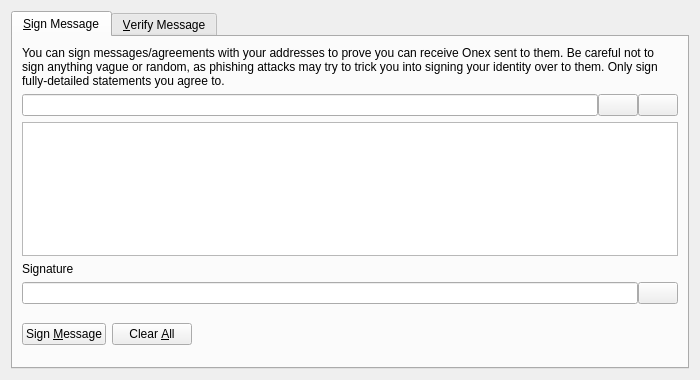
<?xml version="1.0" encoding="UTF-8"?>
<ui version="4.0">
 <class>SignVerifyMessageDialog</class>
 <widget class="QDialog" name="SignVerifyMessageDialog">
  <property name="geometry">
   <rect>
    <x>0</x>
    <y>0</y>
    <width>700</width>
    <height>380</height>
   </rect>
  </property>
  <property name="windowTitle">
   <string>Signatures - Sign / Verify a Message</string>
  </property>
  <property name="modal">
   <bool>true</bool>
  </property>
  <layout class="QVBoxLayout" name="verticalLayout">
   <item>
    <widget class="QTabWidget" name="tabWidget">
     <property name="currentIndex">
      <number>0</number>
     </property>
     <widget class="QWidget" name="tabSignMessage">
      <attribute name="title">
       <string>&amp;Sign Message</string>
      </attribute>
      <layout class="QVBoxLayout" name="verticalLayout_SM">
       <item>
        <widget class="QLabel" name="infoLabel_SM">
         <property name="text">
          <string>You can sign messages/agreements with your addresses to prove you can receive Onex sent to them. Be careful not to sign anything vague or random, as phishing attacks may try to trick you into signing your identity over to them. Only sign fully-detailed statements you agree to.</string>
         </property>
         <property name="textFormat">
          <enum>Qt::PlainText</enum>
         </property>
         <property name="wordWrap">
          <bool>true</bool>
         </property>
        </widget>
       </item>
       <item>
        <layout class="QHBoxLayout" name="horizontalLayout_1_SM">
         <property name="spacing">
          <number>0</number>
         </property>
         <item>
          <widget class="QValidatedLineEdit" name="addressIn_SM">
           <property name="toolTip">
            <string>The Onex address to sign the message with</string>
           </property>
          </widget>
         </item>
         <item>
          <widget class="QPushButton" name="addressBookButton_SM">
           <property name="toolTip">
            <string>Choose previously used address</string>
           </property>
           <property name="text">
            <string/>
           </property>
           <property name="shortcut">
            <string>Alt+A</string>
           </property>
           <property name="autoDefault">
            <bool>false</bool>
           </property>
          </widget>
         </item>
         <item>
          <widget class="QPushButton" name="pasteButton_SM">
           <property name="toolTip">
            <string>Paste address from clipboard</string>
           </property>
           <property name="text">
            <string/>
           </property>
           <property name="shortcut">
            <string>Alt+P</string>
           </property>
           <property name="autoDefault">
            <bool>false</bool>
           </property>
          </widget>
         </item>
        </layout>
       </item>
       <item>
        <widget class="QPlainTextEdit" name="messageIn_SM">
         <property name="toolTip">
          <string>Enter the message you want to sign here</string>
         </property>
        </widget>
       </item>
       <item>
        <widget class="QLabel" name="signatureLabel_SM">
         <property name="text">
          <string>Signature</string>
         </property>
         <property name="textFormat">
          <enum>Qt::PlainText</enum>
         </property>
        </widget>
       </item>
       <item>
        <layout class="QHBoxLayout" name="horizontalLayout_2_SM">
         <property name="spacing">
          <number>0</number>
         </property>
         <item>
          <widget class="QLineEdit" name="signatureOut_SM">
           <property name="font">
            <font>
             <italic>true</italic>
            </font>
           </property>
           <property name="readOnly">
            <bool>true</bool>
           </property>
          </widget>
         </item>
         <item>
          <widget class="QPushButton" name="copySignatureButton_SM">
           <property name="toolTip">
            <string>Copy the current signature to the system clipboard</string>
           </property>
           <property name="text">
            <string/>
           </property>
           <property name="autoDefault">
            <bool>false</bool>
           </property>
          </widget>
         </item>
        </layout>
       </item>
       <item>
        <layout class="QHBoxLayout" name="horizontalLayout_3_SM">
         <item>
          <widget class="QPushButton" name="signMessageButton_SM">
           <property name="toolTip">
            <string>Sign the message to prove you own this Onex address</string>
           </property>
           <property name="text">
            <string>Sign &amp;Message</string>
           </property>
           <property name="autoDefault">
            <bool>false</bool>
           </property>
          </widget>
         </item>
         <item>
          <widget class="QPushButton" name="clearButton_SM">
           <property name="toolTip">
            <string>Reset all sign message fields</string>
           </property>
           <property name="text">
            <string>Clear &amp;All</string>
           </property>
           <property name="autoDefault">
            <bool>false</bool>
           </property>
          </widget>
         </item>
         <item>
          <spacer name="horizontalSpacer_1_SM">
           <property name="orientation">
            <enum>Qt::Horizontal</enum>
           </property>
           <property name="sizeHint" stdset="0">
            <size>
             <width>40</width>
             <height>48</height>
            </size>
           </property>
          </spacer>
         </item>
         <item>
          <widget class="QLabel" name="statusLabel_SM">
           <property name="font">
            <font>
             <weight>75</weight>
             <bold>true</bold>
            </font>
           </property>
           <property name="text">
            <string/>
           </property>
           <property name="wordWrap">
            <bool>true</bool>
           </property>
          </widget>
         </item>
         <item>
          <spacer name="horizontalSpacer_2_SM">
           <property name="orientation">
            <enum>Qt::Horizontal</enum>
           </property>
           <property name="sizeHint" stdset="0">
            <size>
             <width>40</width>
             <height>48</height>
            </size>
           </property>
          </spacer>
         </item>
        </layout>
       </item>
      </layout>
     </widget>
     <widget class="QWidget" name="tabVerifyMessage">
      <attribute name="title">
       <string>&amp;Verify Message</string>
      </attribute>
      <layout class="QVBoxLayout" name="verticalLayout_VM">
       <item>
        <widget class="QLabel" name="infoLabel_VM">
         <property name="text">
          <string>Enter the receiver's address, message (ensure you copy line breaks, spaces, tabs, etc. exactly) and signature below to verify the message. Be careful not to read more into the signature than what is in the signed message itself, to avoid being tricked by a man-in-the-middle attack. Note that this only proves the signing party receives with the address, it cannot prove sendership of any transaction!</string>
         </property>
         <property name="textFormat">
          <enum>Qt::PlainText</enum>
         </property>
         <property name="alignment">
          <set>Qt::AlignLeading|Qt::AlignLeft|Qt::AlignTop</set>
         </property>
         <property name="wordWrap">
          <bool>true</bool>
         </property>
        </widget>
       </item>
       <item>
        <layout class="QHBoxLayout" name="horizontalLayout_1_VM">
         <property name="spacing">
          <number>0</number>
         </property>
         <item>
          <widget class="QValidatedLineEdit" name="addressIn_VM">
           <property name="toolTip">
            <string>The Onex address the message was signed with</string>
           </property>
          </widget>
         </item>
         <item>
          <widget class="QPushButton" name="addressBookButton_VM">
           <property name="toolTip">
            <string>Choose previously used address</string>
           </property>
           <property name="text">
            <string/>
           </property>
           <property name="shortcut">
            <string>Alt+A</string>
           </property>
           <property name="autoDefault">
            <bool>false</bool>
           </property>
          </widget>
         </item>
        </layout>
       </item>
       <item>
        <widget class="QPlainTextEdit" name="messageIn_VM"/>
       </item>
       <item>
        <widget class="QValidatedLineEdit" name="signatureIn_VM"/>
       </item>
       <item>
        <layout class="QHBoxLayout" name="horizontalLayout_2_VM">
         <item>
          <widget class="QPushButton" name="verifyMessageButton_VM">
           <property name="toolTip">
            <string>Verify the message to ensure it was signed with the specified Onex address</string>
           </property>
           <property name="text">
            <string>Verify &amp;Message</string>
           </property>
           <property name="autoDefault">
            <bool>false</bool>
           </property>
          </widget>
         </item>
         <item>
          <widget class="QPushButton" name="clearButton_VM">
           <property name="toolTip">
            <string>Reset all verify message fields</string>
           </property>
           <property name="text">
            <string>Clear &amp;All</string>
           </property>
           <property name="autoDefault">
            <bool>false</bool>
           </property>
          </widget>
         </item>
         <item>
          <spacer name="horizontalSpacer_1_VM">
           <property name="orientation">
            <enum>Qt::Horizontal</enum>
           </property>
           <property name="sizeHint" stdset="0">
            <size>
             <width>40</width>
             <height>48</height>
            </size>
           </property>
          </spacer>
         </item>
         <item>
          <widget class="QLabel" name="statusLabel_VM">
           <property name="font">
            <font>
             <weight>75</weight>
             <bold>true</bold>
            </font>
           </property>
           <property name="text">
            <string/>
           </property>
           <property name="wordWrap">
            <bool>true</bool>
           </property>
          </widget>
         </item>
         <item>
          <spacer name="horizontalSpacer_2_VM">
           <property name="orientation">
            <enum>Qt::Horizontal</enum>
           </property>
           <property name="sizeHint" stdset="0">
            <size>
             <width>40</width>
             <height>48</height>
            </size>
           </property>
          </spacer>
         </item>
        </layout>
       </item>
      </layout>
     </widget>
    </widget>
   </item>
  </layout>
 </widget>
 <customwidgets>
  <customwidget>
   <class>QValidatedLineEdit</class>
   <extends>QLineEdit</extends>
   <header>qvalidatedlineedit.h</header>
  </customwidget>
 </customwidgets>
 <resources>
  <include location="../onex.qrc"/>
 </resources>
 <connections/>
</ui>
